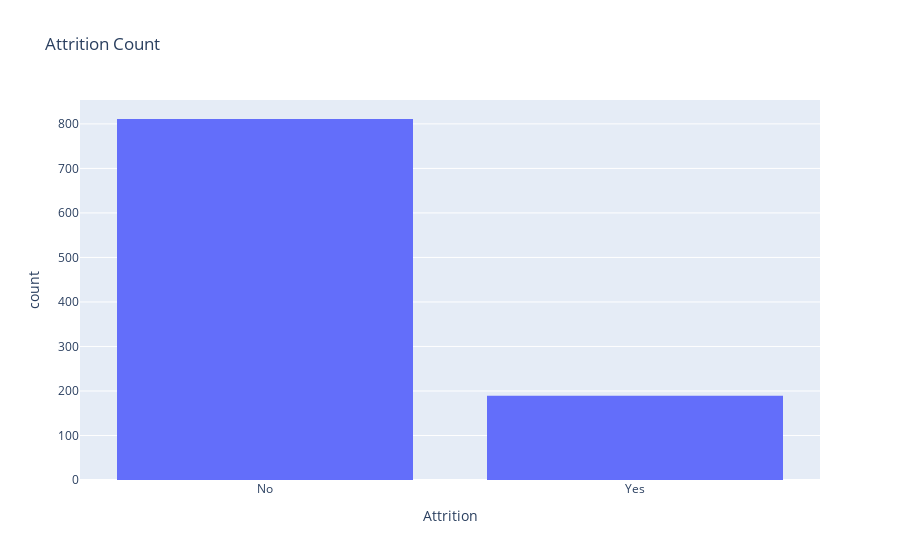

Here is the notebook cell this chart was saved with:
### Code cell
# Count of Attrition
fig = px.histogram(df, x='Attrition', title='Attrition Count')
fig.show()

# Percentage
print(df['Attrition'].value_counts(normalize=True)*100)

### Figure 1 — Plotly figure (JSON) as saved in the notebook; plotly's stock layout.template omitted (floating-point values rounded to 4 significant figures; data arrays with more than 128 entries replaced by an {"elided": "..."} marker saying what was removed)
{"data": [{"alignmentgroup": "True", "bingroup": "x", "hovertemplate": "Attrition=%{x}<br>count=%{y}<extra></extra>", "legendgroup": "", "marker": {"color": "#636efa", "pattern": {"shape": ""}}, "name": "", "offsetgroup": "", "orientation": "v", "showlegend": false, "type": "histogram", "x": {"elided": "1000 str values"}, "xaxis": "x", "yaxis": "y"}], "layout": {"barmode": "relative", "legend": {"tracegroupgap": 0}, "title": {"text": "Attrition Count"}, "xaxis": {"anchor": "y", "domain": [0, 1], "title": {"text": "Attrition"}}, "yaxis": {"anchor": "x", "domain": [0, 1], "title": {"text": "count"}}}}
